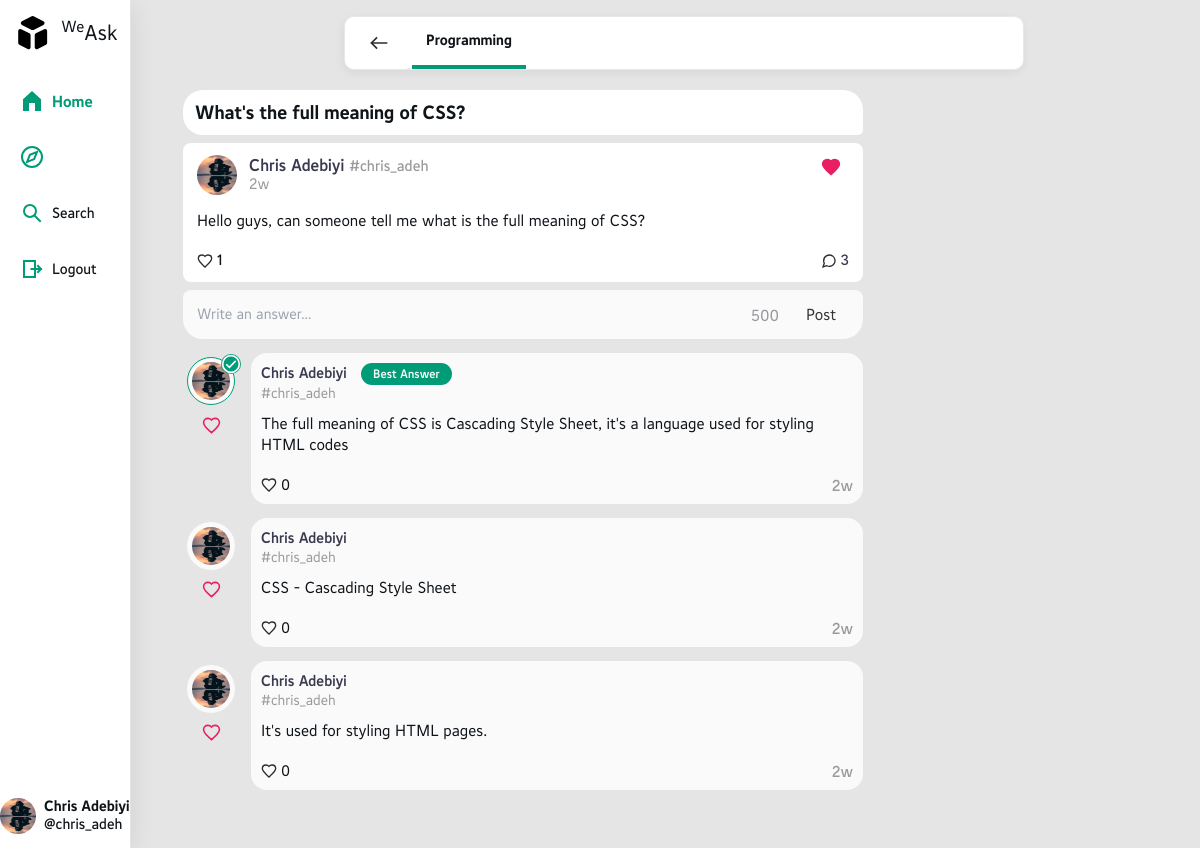
/questions/programming/4/ (signed in), run on the app's committed database.
### accounts/models.py (models this page shows, shortened)
class User(AbstractUser):
    first_name = None
    last_name = None
    name = models.TextField(max_length=25)
    bio = models.TextField(max_length=150, null=True, blank=True)
    location = models.TextField(max_length=30, null=True, blank=True)
    avatar = models.ImageField(upload_to=get_image_filename, default='default.png')
    cover = models.ImageField(upload_to=get_cover_image_filename, default='default_cover.png')
    class Meta:
        verbose_name = 'user'
        verbose_name_plural = 'Users'

### core/models.py (models this page shows, shortened)
class Question(models.Model):
  category = models.ForeignKey(Category, default=None, on_delete=models.CASCADE)
  asked_by = models.ForeignKey(User, default=None, on_delete=models.CASCADE)
  title = models.CharField(max_length=50)
  content = models.CharField(max_length=500)
  likes = models.ManyToManyField(User,  related_name='likes', blank=True)
  created_at = models.DateTimeField(auto_now_add=True)

class Category(models.Model):
  name = models.CharField(max_length=50)
  slug = models.SlugField(max_length=20, default=None)
  description = models.TextField(max_length=100, default=None)
  created_at = models.DateTimeField(auto_now_add=True)

class Answer(models.Model):
  question = models.ForeignKey(Question, default=None, on_delete=models.CASCADE)
  by = models.ForeignKey(User, default=None, on_delete=models.CASCADE)
  content = models.CharField(max_length=500)
  likes = models.ManyToManyField(User, related_name='answer_likes', blank=True)
  accepted = models.BooleanField(default=False)
  created_at = models.DateTimeField(auto_now_add=True)
  class Meta:
    ordering = ('created_at',)

### core/views.py (the view)
# urls.py: path('questions/<slug>/<int:pk>/', views.view),
@login_required
def view(request, slug, pk):
  try:
    categories = Category.objects.all
    category = Category.objects.get(slug=slug)
    question = Question.objects.get(id=pk, category__slug=slug)
    form = answer_form()
    title = question.title[:20] + '...'
    if question.answer_set.filter(accepted=1).exists():
      has_accepted = True
    else:
      has_accepted = False
    return render(request, 'core/questions/view/content.html', {'question': question, 'categories': categories, 'page_title': title, 'form': form, 'has_accepted': has_accepted})
  except (Category.DoesNotExist, Question.DoesNotExist):
    return render(request, 'errors/404.html')

### core/forms.py
class answer_form(forms.Form):
  content = forms.CharField(max_length=500)
  target = forms.CharField()

### core/templatetags/filters.py (called while the page is built, shortened)
@register.filter(name='custom_date')
def custom_date(value):
    now = timezone.now()
    if type(value) is int:
        diff = now - timezone.fromtimestamp(value)
    elif isinstance(value, datetime):
        diff = now - value
    elif not value:
        diff = 0
    second_diff = diff.seconds
    day_diff = diff.days
    if day_diff < 0:
        return ''
    if day_diff < 7:
        return str(day_diff) + "d"
    if day_diff < 31:
        return str(day_diff // 7) + "w"
    if day_diff < 365:
        return str(day_diff // 30) + "mo"
    return str(day_diff // 365) + "y"

### templates/core/questions/view/content.html (shortened to what this page needs)
{% extends 'wrapper.html' %}
{% load widget_tweaks static filters %}
{% block content %}
<section class="container sidebar-boxed py-4" id="question-view">
{% if question %}
{% with q=question %}
<div class="tabs question-tabs is-centered">
<a class="uk-button" href="{% url 'core:questions' slug=q.category.slug %}">
<svg class="icon icon--20" role="img" xmlns="http://www.w3.org/2000/svg" width="24" height="24" viewBox="0 0 24 24"><path d="M9 6l-6 6 6 6"></path><path d="M21 12H4"></path><path stroke-linecap="round" d="M3 12h1"></path></svg>
</a>
<ul>
<li class="is-active"><a>{{ q.category.name }}</a></li>
</ul>
</div>
<div class="question-content is-view" id="question{{q.id}}">
<div class="question-block">
<a class="question-title is-link">{{ q.title }}</a>
<div class="question-block-inner" id="question-content{{ q.id }}">
<div class="question-author">
<img src="{{ q.asked_by.avatar.url }}" alt="{{ q.asked_by.username }}'s picture">
<div class="meta">
<span>{{ q.asked_by.name }} <span class="username">#{{ q.asked_by.username }}</span></span>
<span>{{ q.created_at|custom_date }}</span>
</div>
<div class="question-action-button">
<a class="like-button" hx-post="{% url 'core:like' target=q.id %}" hx-target="#question-content{{ q.id }}" hx-vals='{"view": 1}' hx-swap="outerHTML">
<svg role="img" class="icon {% if request.user in q.likes.all %}liked{% endif %}" viewBox="0 0 24 24"><path d="M12,21 L10.55,19.7051771 C5.4,15.1242507 2,12.1029973 2,8.39509537 C2,5.37384196 4.42,3 7.5,3 C9.24,3 10.91,3.79455041 12,5.05013624 C13.09,3.79455041 14.76,3 16.5,3 C19.58,3 22,5.37384196 22,8.39509537 C22,12.1029973 18.6,15.1242507 13.45,19.7149864 L12,21 Z"></path></svg>
</a>
</div>
</div>
<div class="question-text">
<p> {{ q.content }} </p>
</div>
<div class="question-footer">
<div class="likes">
<span>{{ q.likes.count }}</span>
</div>
<div class="answers-count">
<span>{{ q.answer_set.count }}</span></div>
</div>
</div>
</div>
<div class="new-answer-block">
<form class="w-full" method="post" hx-post="{% url 'core:post-answer' %}" hx-target="#answer-container" hx-swap="afterbegin">
{% render_field form.content placeholder="Write an answer..." %}
<button type="submit" class="uk-button uk-button-default">Post</button>
</form>
</div>
<div class="answer-container" id="answer-container">
{% for ans in q.answer_set.all %}
<div class="answer-block {% if ans.accepted %}is-best{% endif %}" id="answer{{ ans.id }}">
<div class="answer-author">
<div class="avatar-wrap">
<img class="avatar" src="{{ ans.by.avatar.url }}" alt="{{ ans.by.username}}'s picture">
<div class="accepted-icon">
<svg class="icon" role="img" xmlns="http://www.w3.org/2000/svg" width="24" height="24" viewBox="0 0 24 24">
<polyline points="7 13 10 16 17 9"></polyline>
<circle cx="12" cy="12" r="10"></circle>
</svg>
</div>
</div>
<div class="action-buttons">
<a class="upvote-button" hx-get="{% url 'core:like-answer' target=ans.id %}" hx-target="#answer{{ans.id}}" hx-swap="outerHTML">
<svg role="img" class="icon {% if request.user in ans.likes.all %}is-liked{% endif %}" viewBox="0 0 24 24"><path d="M12,21 L10.55,19.7051771 C5.4,15.1242507 2,12.1029973 2,8.39509537 C2,5.37384196 4.42,3 7.5,3 C9.24,3 10.91,3.79455041 12,5.05013624 C13.09,3.79455041 14.76,3 16.5,3 C19.58,3 22,5.37384196 22,8.39509537 C22,12.1029973 18.6,15.1242507 13.45,19.7149864 L12,21 Z"></path></svg>
</a>
</div>
</div>
<div class="answer-content">
<div class="meta">
<span>{{ ans.by.name }} {% if ans.accepted %}
<small class="best-tag">Best Answer</small>{% endif %}
</span>
<span>#{{ ans.by.username }}</span>
</div>
<div class="answer-text">
<p>{{ ans.content }}</p>
</div>
<div class="answer-footer">
<div class="upvote">
<span>{{ ans.likes.count }}</span>
</div>
<div class="time">{{ ans.created_at|custom_date }}</div>
</div>
</div>
</div>
{% endfor %}
</div>
</div>
{% endwith %}
{% endif %}
</section>
{% endblock %}

### templates/nav/sidebar.html (shortened to what this page needs)
<section>
<div class="is-sidebar is-hidden-mobile flex items-center p-10 space-x-6">
<div class="flex flex-col items-center w-40 h-full overflow-hidden">
<a class="flex items-center w-full px-3 mt-3 brand-icon">
<h4 class="ml-2 brand-logo"><sup>We</sup>Ask</h4>
</a>
<div class="w-full px-2 overflow-y no-scrollbar">
<div class="is-item-wrapper">
<a class="is-item is-active no-stroke" href="{% url 'core:home' %}">
<svg role="img" class="icon w-6 h-6" xmlns="http://www.w3.org/2000/svg" width="24" height="24" viewBox="0 0 24 24" aria-labelledby="home">
<title id="home">Home</title>
<path d="M3 10.182V22h18V10.182L12 2z"></path>
<rect width="6" height="8" x="9" y="14" fill="#fff" stroke=""></rect>
</svg>
<span class="ml-2 font-medium">Home</span>
</a>
<a class="is-item" href="{% url 'core:explore' %}">
<svg class="icon w-6 h-6" role="img" xmlns="http://www.w3.org/2000/svg" viewBox="0 0 24 24">
<polygon points="14.121 14.121 7.05 16.95 9.879 9.879 16.95 7.05"></polygon>
<circle cx="12" cy="12" r="10"></circle>
</svg>
</a>
<a class="is-item" href="{% url 'core:search' %}">
<svg class="icon w-6 h-6" role="img" xmlns="http://www.w3.org/2000/svg" viewBox="0 0 24 24" aria-labelledby="search">
<title id="search">Search</title>
<path d="M14.4121122,14.4121122 L20,20"></path>
<circle cx="10" cy="10" r="6"></circle>
</svg>
<span class="ml-2 text-sm font-medium">Search</span>
</a>
<a class="is-item" hx-get="{% url 'accounts:logout' %}" hx-target="body" hx-push-url="/welcome" href="{% url 'accounts:logout' %}">
<svg role="img" viewBox="0 0 24 24" aria-labelledby="logout" class="icon w-6 h-6">
<title id="logout">Logout</title>
<path d="M18 15l3-3-3-3"></path>
<path d="M11.5 12H20"></path>
<path stroke-linecap="round" d="M21 12h-1"></path>
<path d="M15 4v16H4V4z"></path>
</svg>
<span class="ml-2 text-sm font-medium">Logout</span>
</a>
</div>
</div>
<a class="is-item-profile" href="{% url 'accounts:profile' username=request.user.username %}">
<img src="{{request.user.avatar.url}}" class="is-profile-pic">
<div class="ml-2 text-sm font-medium is-user-name">
<h5 class="font-bold text-truncate"> {{request.user.name}} </h5>
<span>@{{request.user.username}} </span>
</div>
</a>
</div>
</div>
</section>

### static/css/main.css (style rules this page uses)
:root { --plugin-p-i-c: invert(35%); --plugin-c-i-c: invert(35%); --plugin-color: #6B6B6B; --plugin-a-color: #46465A; --plugin-border-radius: 3px; --plugin-border-color: #EEE; --plugin-bg-color-input: #FFF; }
html { scroll-behavior: smooth; font-family: sans-serif; -webkit-text-size-adjust: 100%; -webkit-tap-highlight-color: transparent; scrollbar-color: rgba(11, 20, 26,.2) rgba(255, 255, 255,.1); scrollbar-width: thin; }
* { scrollbar-color: rgba(11, 20, 26,.2) rgba(255, 255, 255,.1); scrollbar-width: thin; outline-style: none; outline: none; }
body { margin: 0; padding: 0; background: #e5e5e5; font-family: 'JunePro', sans-serif; font-size: 15px; font-weight: 400; line-height: 1.4; color: rgb(15, 20, 25); scrollbar-color: rgba(11, 20, 26,.2) rgba(255, 255, 255,.1); scrollbar-width: thin; }
img { border: 0 }
form { margin: 0; }
a { color: inherit !important; }
ul { list-style: none; }
small { font-size: 80% !important; }
sup { font-size: 75%; line-height: 0; position: relative; vertical-align: baseline; }
sup { top: -0.5rem; }
svg.icon { display: inline-block; stroke: #2b2b2b; stroke-width: 2; stroke-linecap: square; stroke-linejoin: miter; fill: none; color: #2b2b2b; }
svg.icon.icon--16 { width: 16px; height: 16px; }
svg.icon.icon--20 { width: 20px; height: 20px; }
body { margin: 0; padding: 0; height: 100%; width: 100%; background: #e5e5e5; font-family: 'JunePro'; font-size: 15px; font-weight: 400; line-height: 1.4; color: rgb(15, 20, 25); text-align: left; scrollbar-color: rgba(11, 20, 26,.2) rgba(255, 255, 255,.1); scrollbar-width: thin; }
section.container { padding-bottom: 40px; }
input, .form-control { color: #515365 !important; line-height: inherit !important; font-size: .875rem !important; }
.container.sidebar-boxed { max-width: 1040px !important; }
.is-sidebar { position: fixed; top: 0; left: 0; height: 100%; overflow-y: auto; background: #fff; border-right: 1px solid #e3e3e3; -webkit-box-shadow: 0px 5px 25px 0px rgba(0,0,0,.09); box-shadow: 0px 5px 25px 0px rgba(0,0,0,.09); z-index: 10; -webkit-transition: -webkit-transform .3s; transition: -webkit-transform .3s; transition: transform .3s; transition: transform .3s, -webkit-transform .3s; }
.is-sidebar .brand-logo { font-size: 20px; text-align: center; }
.is-sidebar .is-item-wrapper { display: flex; align-items: center; flex-direction: column; margin-top: 1rem; width: 100%; }
.overflow-y { overflow-y: auto; }
.no-scrollbar { scrollbar-color: rgba(11, 20, 26,.2) rgba(255, 255, 255,.1); scrollbar-width: none; }
.is-sidebar .is-item-wrapper .is-item { display: flex; align-items: center; padding-left: 0.75rem; padding-right: 0.75rem; height: 3rem; margin-top: 0.5rem; width: 100%; }
.is-sidebar .is-item-wrapper .is-item.is-active.no-stroke svg { fill: #009B77; stroke: #fff; stroke-width: 0; }
.is-sidebar .is-item-wrapper .is-item svg { stroke: #009B77; }
.is-sidebar .is-item-wrapper .is-item.is-active svg { stroke-width: .18em; }
.is-sidebar .is-item-wrapper .is-item.is-active span { font-weight: 700; color: #009B77; }
.is-sidebar .is-item-profile { display: flex; align-items: center; width: 100%; height: 4rem; justify-content: center; margin-top: auto !important; }
.is-sidebar .is-item-profile .is-profile-pic { width: 36px; height: 36px; border-radius: 9999px; }
.is-sidebar .is-item-profile .is-user-name { max-width: 100px; }
.uk-button { font-size: 15px; }

### data on the page
User: user.avatar (picture), user.name "Chris Adebiyi", user.username "chris_adeh"
Question: category.name "Programming", title "What's the full meaning of CSS?", asked_by.avatar (picture), asked_by.name "Chris Adebiyi", asked_by.username "chris_adeh", created_at|custom_date "2w", content "Hello guys, can someone tell me what is the full meaning of CSS?", likes.count "1", answer_set.count "3"
Answer: by.avatar (picture), by.name "Chris Adebiyi", accepted "Best Answer", by.username "chris_adeh", content "The full meaning of CSS is Cascading Style Sheet, it's a language used for styling HTML codes", likes.count "0", created_at|custom_date "2w"
Answer: by.avatar (picture), by.name "Chris Adebiyi", by.username "chris_adeh", content "CSS - Cascading Style Sheet", likes.count "0", created_at|custom_date "2w"
Answer: by.avatar (picture), by.name "Chris Adebiyi", by.username "chris_adeh", content "It's used for styling HTML pages.", likes.count "0", created_at|custom_date "2w"
